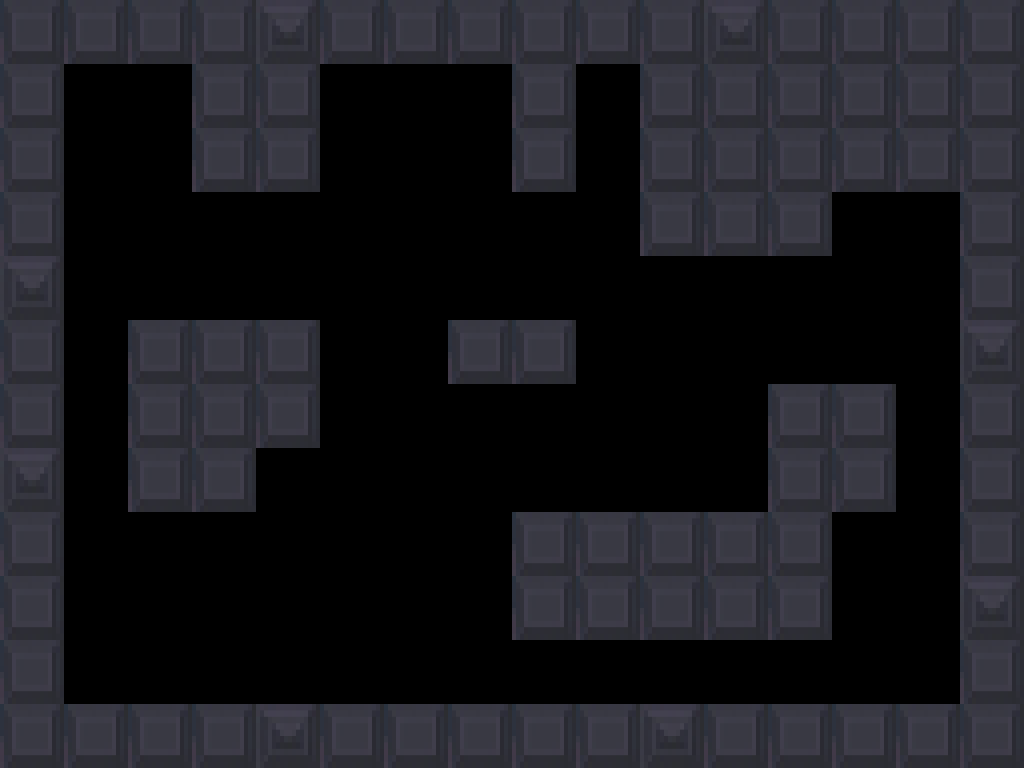

Tiled map render using the project's own tile images. Description and the map definition, with tile-layer contents summarised, below:
An orthogonal 16x12 tile map with 64x64 px tiles, 2 tile layers (ground, wall), 2 tilesets.

<map version="1.0" orientation="orthogonal" renderorder="right-down" width="16" height="12" tilewidth="64" tileheight="64">
 <tileset firstgid="1" name="ground" tilewidth="64" tileheight="64">
  <image source="ground.png" width="384" height="512" />
 </tileset>
 <tileset firstgid="49" name="wall" tilewidth="64" tileheight="64">
  <image source="wall.png" width="640" height="64" />
 </tileset>
 <layer name="ground" width="16" height="12">
  <data>[192 cells, 52 non-empty, 1 distinct tile ids]</data>
 </layer>
 <layer name="wall" width="16" height="12">
  <data>[192 cells, 95 non-empty, 2 distinct tile ids]</data>
 </layer>
</map>
